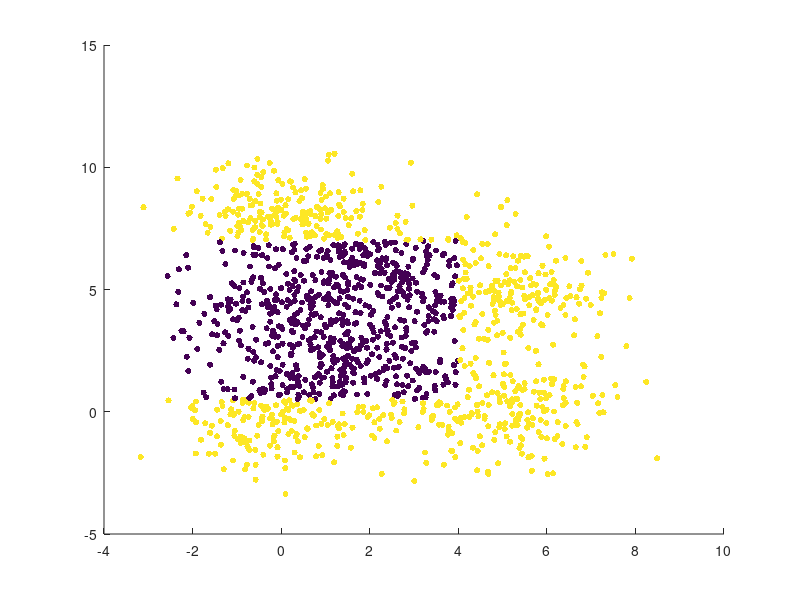

Source code (MATLAB):
clear
clc
close all

%% Part C : If/Else Classifier

% Read data from file
rawData  = csvread('input.txt');
x = rawData(:, 1);
y = rawData(:, 2);
c = rawData(:, 3);

% Init guesses
[N, D] = size(rawData);
guesses = ones(N, 1);

% Guess
for i = 1:N
    if y(i) > 0.5
        if x(i) < 4
            if y(i) < 7
                guesses(i) = 0;
            end
        end
    end
end

% Analyze
corrects = 0;
for i = 1:N
    if (c(i) == guesses(i))
        corrects = corrects + 1;
    end
end

accuracy = corrects / N;

% Plot guesses
s = 20;
fig3 = scatter(x, y, s, guesses, 'fill');
saveas(fig3, 'img/Fig3.jpg');

% Confusion matrix
[C,order] = confusionmat(c, guesses)